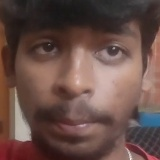
#> input picture AI/source/dataset/Muthu Surya/face_100.jpg, 160 x 160 px
$ python -i night_enhancer.py   (imports and definitions only)
#> lines starting #> are read from the running program, lines starting #| are printed output that depends on the picture
#> further down, picture is the input picture: shape (160, 160, 3); mean B, G, R 71.6, 77.7, 103.7
"""
Night Vision Enhancement Pipeline for Surveillance Footage.
Optimized for low-light object detection of people, vehicles, and objects.
"""

import cv2
import numpy as np


class NightEnhancer:
    """
    Adaptive low-light enhancement module that analyzes frame luminance
    and applies adaptive CLAHE + gamma correction to uncover people and
    vehicles hidden in night-time shadows without oversaturating headlights.
    """

    def __init__(self, low_light_threshold=90.0, clip_limit=3.0, tile_grid_size=(8, 8)):
        self.low_light_threshold = low_light_threshold
        self.clip_limit = clip_limit
        self.tile_grid_size = tile_grid_size
        self.clahe = cv2.createCLAHE(clipLimit=self.clip_limit, tileGridSize=self.tile_grid_size)

    def calculate_brightness(self, frame_bgr):
        """Calculate mean luminance (0-255) using perceptual weights."""
        if frame_bgr is None or frame_bgr.size == 0:
            return 0.0
        # Grayscale brightness using standard Rec. 601 luma
        gray = cv2.cvtColor(frame_bgr, cv2.COLOR_BGR2GRAY)
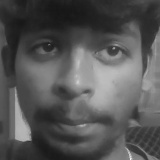
#> gray: shape (160, 160); min 22, max 246, mean 84.8
        return float(np.mean(gray))

    def enhance(self, frame_bgr, force_enhance=False):
        """
        Enhance low-light frame if mean luminance is below threshold or if forced.
        Returns:
            enhanced_frame: np.ndarray (BGR)
            is_low_light: bool
            stats: dict with luminance information
        """
        if frame_bgr is None or frame_bgr.size == 0:
            return frame_bgr, False, {"orig_brightness": 0, "enhanced_brightness": 0}

        orig_brightness = self.calculate_brightness(frame_bgr)
#> orig_brightness = 84.83
        is_low_light = orig_brightness < self.low_light_threshold
#> is_low_light = True

        if not is_low_light and not force_enhance:
            return frame_bgr, False, {
                "orig_brightness": round(orig_brightness, 1),
                "enhanced_brightness": round(orig_brightness, 1),
                "enhancement_applied": "None (Well Lit)"
            }

        # Step 1: Convert BGR to LAB color space
        lab = cv2.cvtColor(frame_bgr, cv2.COLOR_BGR2LAB)
#> lab: shape (160, 160, 3); mean of channels 0, 1, 2 89.4, 138.1, 136
        l_channel, a_channel, b_channel = cv2.split(lab)
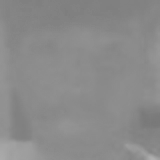
#> a_channel: shape (160, 160); min 120, max 176, mean 138.1

        # Step 2: Apply CLAHE on the Lightness channel
        enhanced_l = self.clahe.apply(l_channel)
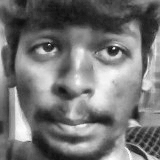
#> enhanced_l: shape (160, 160); min 15, max 255, mean 116.4

        # Step 3: Adaptive Gamma Correction on Lightness channel
        mean_l = float(np.mean(l_channel)) / 255.0
#> mean_l = 0.35
        if mean_l > 0.03 and mean_l < 0.75:
            # Shift midtones upward for dark images (gamma < 1 brightens shadows)
            gamma = float(np.clip(mean_l ** 0.4, 0.45, 0.85))
#> gamma = 0.657
            table = np.array([((i / 255.0) ** gamma) * 255 for i in range(256)]).astype("uint8")
#> table = 256 values from 0 to 255
            enhanced_l = cv2.LUT(enhanced_l, table)
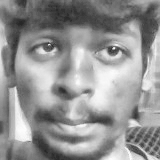
#> enhanced_l: shape (160, 160); min 39, max 255, mean 147.1

        # Step 4: Re-merge and convert back to BGR
        enhanced_lab = cv2.merge((enhanced_l, a_channel, b_channel))
#> enhanced_lab: shape (160, 160, 3); mean of channels 0, 1, 2 147.1, 138.1, 136
        enhanced_bgr = cv2.cvtColor(enhanced_lab, cv2.COLOR_LAB2BGR)
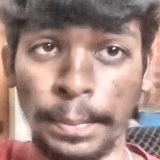
#> enhanced_bgr: shape (160, 160, 3); mean B, G, R 126.6, 133.7, 162.4

        # Step 5: Subtle denoising for dark scenes to suppress camera sensor noise
        if orig_brightness < 60:
            enhanced_bgr = cv2.bilateralFilter(enhanced_bgr, d=5, sigmaColor=35, sigmaSpace=35)

        enhanced_brightness = self.calculate_brightness(enhanced_bgr)
#> enhanced_brightness = 141.5

        return enhanced_bgr, True, {
            "orig_brightness": round(orig_brightness, 1),
            "enhanced_brightness": round(enhanced_brightness, 1),
            "enhancement_applied": "Adaptive CLAHE + Gamma Correction"
        }

>>> import cv2
>>> picture = cv2.imread('../dataset/Muthu Surya/face_100.jpg')
>>> result = NightEnhancer().enhance(picture)

$ run again, on AI/source/dataset/Muthu Surya/face_102.jpg
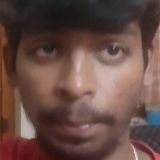
#> input picture AI/source/dataset/Muthu Surya/face_102.jpg, 160 x 160 px
#> picture is the input picture: shape (160, 160, 3); mean B, G, R 68.8, 75.3, 102.1
#> orig_brightness = 82.57
#> is_low_light = True
#> lab: shape (160, 160, 3); mean of channels 0, 1, 2 87, 138.4, 136.5
#> in enhance, `enhanced_l = self.clahe.apply(l_channel)`:
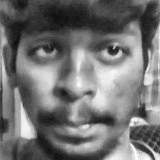
#> enhanced_l: shape (160, 160); min 14, max 255, mean 113.7
#> mean_l = 0.341
#> gamma = 0.65
#> table = 256 values from 0 to 255
#> enhanced_lab: shape (160, 160, 3); mean of channels 0, 1, 2 145.5, 138.4, 136.5
#> in enhance, `enhanced_bgr = cv2.cvtColor(enhanced_lab, cv2.COLOR_LAB2BGR)`:
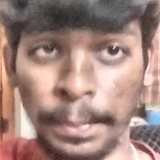
#> enhanced_bgr: shape (160, 160, 3); mean B, G, R 124.1, 131.8, 161.4
#> enhanced_brightness = 139.8

$ run again, on AI/source/dataset/Muthu Surya/face_110.jpg
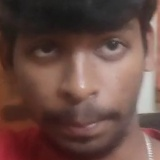
#> input picture AI/source/dataset/Muthu Surya/face_110.jpg, 160 x 160 px
#> picture is the input picture: shape (160, 160, 3); mean B, G, R 69, 75.5, 104.1
#> orig_brightness = 83.31
#> is_low_light = True
#> lab: shape (160, 160, 3); mean of channels 0, 1, 2 87.7, 139.3, 137.1
#> in enhance, `enhanced_l = self.clahe.apply(l_channel)`:
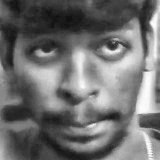
#> enhanced_l: shape (160, 160); min 16, max 254, mean 110.7
#> mean_l = 0.344
#> gamma = 0.652
#> table = 256 values from 0 to 255
#> enhanced_lab: shape (160, 160, 3); mean of channels 0, 1, 2 142.6, 139.3, 137.1
#> in enhance, `enhanced_bgr = cv2.cvtColor(enhanced_lab, cv2.COLOR_LAB2BGR)`:
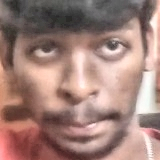
#> enhanced_bgr: shape (160, 160, 3); mean B, G, R 120.5, 128.3, 160.1
#> enhanced_brightness = 136.9
